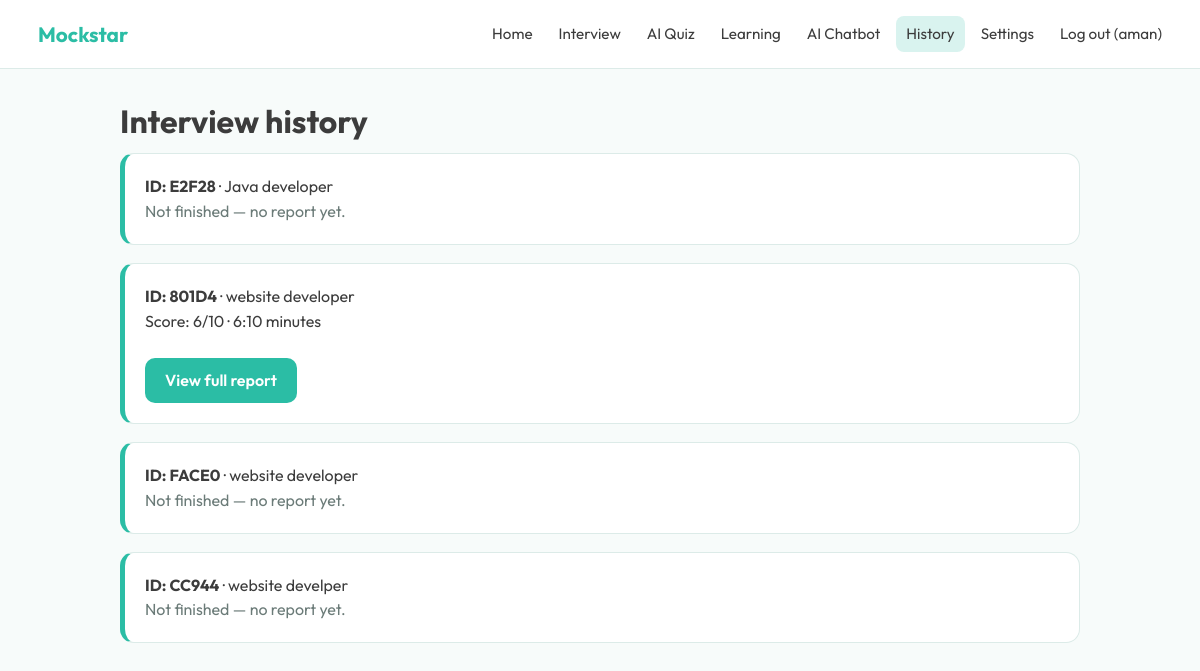
Screenshot of /history (signed in) with the database file from the repository.
### tables this page shows
CREATE TABLE interviews(id TEXT PRIMARY KEY, user_id INTEGER, role TEXT, type TEXT,
            difficulty TEXT, company TEXT, jd TEXT, resume TEXT, total INTEGER, qa TEXT DEFAULT '[]',
            cv TEXT DEFAULT '{}', report TEXT, status TEXT DEFAULT 'active', score INTEGER,
            started REAL, duration INTEGER DEFAULT 0);

### app.py (the view)
@app.route("/history")
@login_required
def history():
    rows = db().execute("SELECT * FROM interviews WHERE user_id=? ORDER BY started DESC", (session["uid"],)).fetchall()
    return render_template("history.html", rows=rows)

### app.py (called while the page is built)
def db():
    if "db" not in g:
        g.db = sqlite3.connect(DB)
        g.db.row_factory = sqlite3.Row
    return g.db

def login_required(f):
    @wraps(f)
    def w(*a, **k):
        if "uid" not in session:
            if request.path.startswith("/api/"):
                return jsonify(error="Please log in again."), 401
            return redirect(url_for("login"))
        return f(*a, **k)
    return w

@app.context_processor
def inject_user():
    return {"user_name": session.get("name")}

### templates/history.html
{% extends "base.html" %}{% block title %}History · Mockstar{% endblock %}
{% block content %}<h1>Interview history</h1>
{% for r in rows %}<div class="card hist"><b>ID: {{ r.id }}</b> · {{ r.role }}<br>
{% if r.status=='done' %}Score: {{ r.score }}/10 · {{ r.duration//60 }}:{{ '%02d'|format(r.duration%60) }} minutes<br><br><a class="btn" href="{{ url_for('report', iid=r.id) }}">View full report</a>
{% else %}<span class="sub">Not finished — no report yet.</span>{% endif %}</div>
{% else %}<div class="card"><p>No interviews yet.</p><a class="btn" href="{{ url_for('interview') }}">Start your first interview</a></div>{% endfor %}{% endblock %}

### templates/base.html (shortened to what this page needs)
<!doctype html><html lang="en"><head><meta charset="utf-8"><meta name="viewport" content="width=device-width,initial-scale=1">
<link rel="stylesheet" href="{{ url_for('static', filename='style.css') }}"></head><body>
<nav><a class="brand" href="{{ url_for('home') }}">Mockstar</a>
{% if session.uid %}
{% for ep,label in [('home','Home'),('interview','Interview'),('quiz','AI Quiz'),('learning','Learning'),('chatbot','AI Chatbot'),('history','History'),('settings','Settings')] %}
<a href="{{ url_for(ep) }}" class="{{ 'on' if request.endpoint==ep }}">{{ label }}</a>{% endfor %}
<a href="{{ url_for('logout') }}">Log out ({{ user_name }})</a>{% endif %}</nav>
<main>{% with m=get_flashed_messages() %}{% for x in m %}<div class="flash">{{ x }}</div>{% endfor %}{% endwith %}
{% block content %}{% endblock %}</main>
<script src="{{ url_for('static', filename='app.js') }}"></script>{% block scripts %}{% endblock %}</body></html>

### static/style.css (style rules this page uses)
:root { --teal:#2BBDA5;--ink:#3C3C3C;--mint:#D9F3EF;--bg:#fff;--line:#dcebe8;--red:#e5484d;--amber:#f5a524;--green:#2fb36b }
* { box-sizing:border-box }
body { margin:0;font-family:'Outfit',system-ui,sans-serif;color:var(--ink);background:#f7fbfa;line-height:1.55 }
nav { display:flex;align-items:center;gap:6px;padding:12px 28px;background:#fff;border-bottom:1px solid var(--line);flex-wrap:wrap;position:sticky;top:0;z-index:5 }
nav .brand { font-weight:700;font-size:1.3rem;color:var(--teal);margin-right:auto;text-decoration:none }
nav a { color:var(--ink);text-decoration:none;padding:6px 10px;border-radius:8px;font-size:.95rem }
nav a:hover,nav a.on { background:var(--mint) }
main { max-width:1000px;margin:28px auto;padding:0 20px }
h1 { font-size:2rem;margin:.2em 0 }
.sub { color:#6b7b78;margin-top:0 }
.card { background:#fff;border:1px solid var(--line);border-radius:14px;padding:20px;margin-bottom:18px }
.btn { background:var(--teal);color:#fff;border:0;border-radius:10px;padding:10px 20px;font:inherit;font-weight:600;cursor:pointer;text-decoration:none;display:inline-block }
.hist { border-left:5px solid var(--teal) }

### rows the page displays
interviews: id "E2F28", role "Java developer", status "Not finished — no report yet."
interviews: id "801D4", role "website developer", score "6", duration "6", r.duration%60 "10"
interviews: id "FACE0", role "website developer", status "Not finished — no report yet."
interviews: id "CC944", role "website develper", status "Not finished — no report yet."

### other values shown
{{ label }} "Home" "Interview" "AI Quiz" "Learning" "AI Chatbot" "History" "Settings"
{{ user_name }} "aman"
